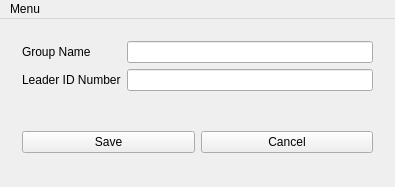
<?xml version="1.0" encoding="UTF-8"?>
<ui version="4.0">
 <class>AddGroup</class>
 <widget class="QMainWindow" name="AddGroup">
  <property name="geometry">
   <rect>
    <x>0</x>
    <y>0</y>
    <width>395</width>
    <height>187</height>
   </rect>
  </property>
  <property name="windowTitle">
   <string>Add New Member</string>
  </property>
  <widget class="QWidget" name="centralWidget">
   <layout class="QVBoxLayout" name="verticalLayout">
    <property name="sizeConstraint">
     <enum>QLayout::SetMaximumSize</enum>
    </property>
    <item>
     <widget class="QFrame" name="frame">
      <property name="frameShape">
       <enum>QFrame::NoFrame</enum>
      </property>
      <property name="frameShadow">
       <enum>QFrame::Raised</enum>
      </property>
      <layout class="QGridLayout" name="gridLayout">
       <item row="0" column="0">
        <widget class="QLabel" name="lbl_group_name">
         <property name="text">
          <string>Group Name</string>
         </property>
        </widget>
       </item>
       <item row="1" column="0">
        <widget class="QLabel" name="lbl_leader_id">
         <property name="text">
          <string>Leader ID Number</string>
         </property>
        </widget>
       </item>
       <item row="1" column="1">
        <widget class="QLineEdit" name="tb_leader_id"/>
       </item>
       <item row="0" column="1">
        <widget class="QLineEdit" name="tb_group_name"/>
       </item>
      </layout>
     </widget>
    </item>
    <item>
     <widget class="QFrame" name="frame_2">
      <property name="frameShape">
       <enum>QFrame::NoFrame</enum>
      </property>
      <property name="frameShadow">
       <enum>QFrame::Raised</enum>
      </property>
      <layout class="QGridLayout" name="gridLayout_2">
       <item row="0" column="0">
        <widget class="QPushButton" name="btn_save">
         <property name="text">
          <string>Save</string>
         </property>
        </widget>
       </item>
       <item row="0" column="1">
        <widget class="QPushButton" name="btn_cancel">
         <property name="text">
          <string>Cancel</string>
         </property>
        </widget>
       </item>
      </layout>
     </widget>
    </item>
   </layout>
  </widget>
  <widget class="QMenuBar" name="menuBar">
   <property name="geometry">
    <rect>
     <x>0</x>
     <y>0</y>
     <width>395</width>
     <height>22</height>
    </rect>
   </property>
   <property name="defaultUp">
    <bool>true</bool>
   </property>
   <widget class="QMenu" name="menuMenu">
    <property name="title">
     <string>Menu</string>
    </property>
    <addaction name="actionfiles"/>
    <addaction name="actionnew"/>
    <addaction name="actionedit"/>
   </widget>
   <addaction name="menuMenu"/>
  </widget>
  <action name="actionfiles">
   <property name="text">
    <string>files</string>
   </property>
  </action>
  <action name="actionnew">
   <property name="text">
    <string>new</string>
   </property>
  </action>
  <action name="actionedit">
   <property name="text">
    <string>edit</string>
   </property>
  </action>
 </widget>
 <layoutdefault spacing="6" margin="11"/>
 <tabstops>
  <tabstop>tb_group_name</tabstop>
  <tabstop>tb_leader_id</tabstop>
  <tabstop>btn_save</tabstop>
  <tabstop>btn_cancel</tabstop>
 </tabstops>
 <resources/>
 <connections/>
</ui>
